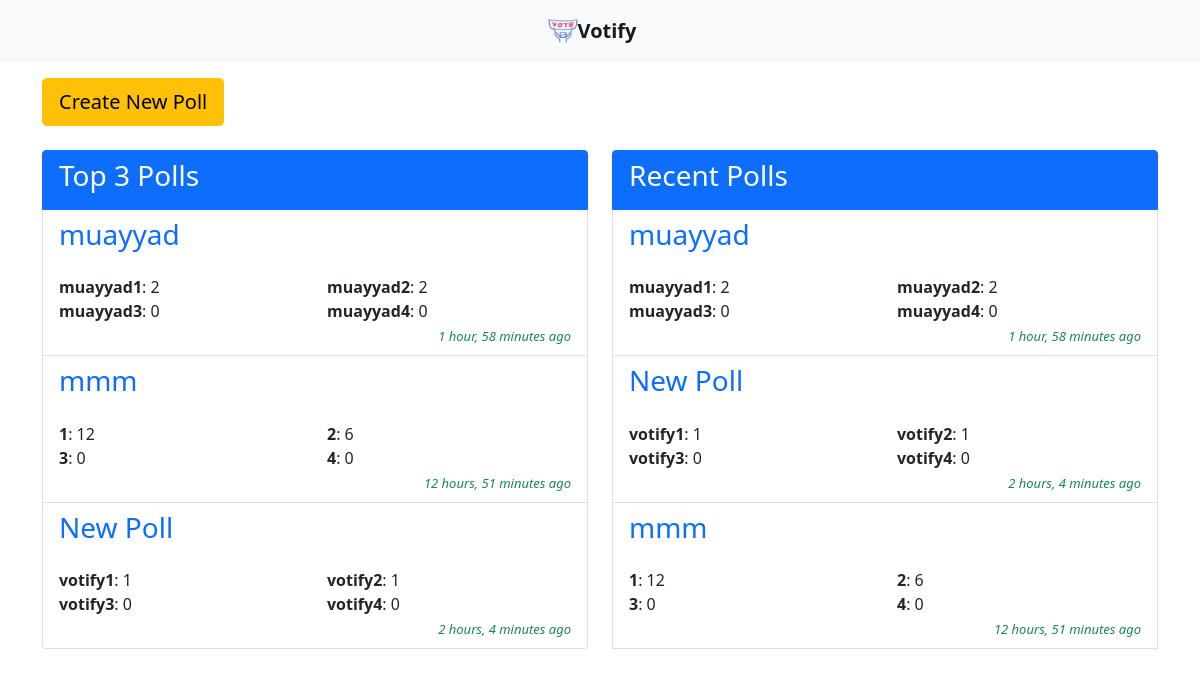
Screenshot of /poll/ with the database file from the repository.
### votingapp/models.py (models this page shows, shortened)
class Poll(models.Model):
    author = models.ForeignKey('auth.User', on_delete=models.DO_NOTHING)
    title = models.CharField(max_length=256, unique=True)
    created_date = models.DateTimeField(default=timezone.now())
    last_update = models.DateTimeField(default=timezone.now())

class Answer(models.Model):
    poll = models.ForeignKey(Poll, related_name='options', on_delete=models.CASCADE)
    title = models.CharField(max_length=256)
    isRequired = models.BooleanField()
    votes = models.IntegerField(default=0, blank=True)

### votingapp/views.py (the view)
# urls.py: path('poll/', poll_list.as_view(), name='poll_list'),
class poll_list(TemplateView):
    model = Poll
    template_name = 'poll_list.html'
    def get_context_data(self, **kwargs):
        LastPolls = Poll.objects.filter(created_date__lte = timezone.now()).order_by('-created_date')
        TopPolls = Poll.objects.filter(last_update__lte = timezone.now()).order_by('-last_update')[:3]
        context_data = super().get_context_data(**kwargs)
        context_data['LastPolls'] = LastPolls
        context_data['TopPolls'] = TopPolls
        return context_data

### votingapp/templates/votingapp/poll_list.html
{% extends 'shared.html' %}
{% block body_block %}
<div class="mb-4">
  <div class="row">
    <div class="col-6">
      <a href="{% url 'votingapp:poll_new' %}"> <button type="button" class="btn  btn-lg btn-warning"">Create New Poll</button></a>
    </div>
  </div>
</div>
<div class=" justify-content-center ">
          <div class=" row w-cols-2">
          <div class="col poll-container">
            <ul class="list-group">
              <li class="list-group-item active" aria-current="true">
                <h3>Top 3 Polls</h3>
              </li>
              {% if TopPolls %}
              {% for item in TopPolls %}
              <li class="list-group-item">
                <h3 class="mb-4"><a class="text-decoration-none" href="{% url 'votingapp:poll_vote' pk=item.pk %}">{{item.title}}</a></h3>
                <div class="row row-cols-2">
                  {% for option in item.options.all %}
                  <div class="col"><strong>{{option.title|safe}}</strong>: {{ option.votes|safe }}</div>
                  {% endfor %}
                </div>
                <div class="text-end text-success"> <i class="since">{{item.created_date | timesince}} ago</i> </div>
              </li>
              {% endfor %}
              {% else %}
              <h1>Top Polls not available!</h1>
              {% endif %}
            </ul>
          </div>
          <div class="col Scroll">
            <ul class="list-group">
              <li class="list-group-item active" aria-current="true">
                <h3>Recent Polls</h3>
              </li>
              {% if LastPolls %}
              {% for item in LastPolls %}
              <li class="list-group-item">
                <h3 class="mb-4"><a class="text-decoration-none" href="{% url 'votingapp:poll_vote' pk=item.pk %}">{{item.title}}</a></h3>
                <div class="row row-cols-2">
                  {% for option in item.options.all %}
                  <div class="col"><strong>{{option.title}}</strong>: {{option.votes}}</div>
                  {% endfor %}
                </div>
                <div class="text-end text-success"> <i class="since">{{item.created_date | timesince}} ago</i> </div>
              </li>
              {% endfor %}
              {% else %}
              <h1>No Polls Available!</h1>
              {% endif %}
            </ul>
          </div>
    </div>
  </div>
  {% endblock %}

### votingapp/static/css/style.css (style rules this page uses)
.since { font-size: 13px; }
.Scroll { height:500px; overflow-y: scroll; }

### rows the page displays
Poll: title "muayyad", created_date "1 hour, 58 minutes"
Answer: title "muayyad1", votes "2"
Answer: title "muayyad2", votes "2"
Answer: title "muayyad3", votes "0"
Answer: title "muayyad4", votes "0"
Poll: title "mmm", created_date "12 hours, 51 minutes"
Answer: title "1", votes "12"
Answer: title "2", votes "6"
Answer: title "3", votes "0"
Answer: title "4", votes "0"
Poll: title "New Poll", created_date "2 hours, 4 minutes"
Answer: title "votify1", votes "1"
Answer: title "votify2", votes "1"
Answer: title "votify3", votes "0"
Answer: title "votify4", votes "0"
